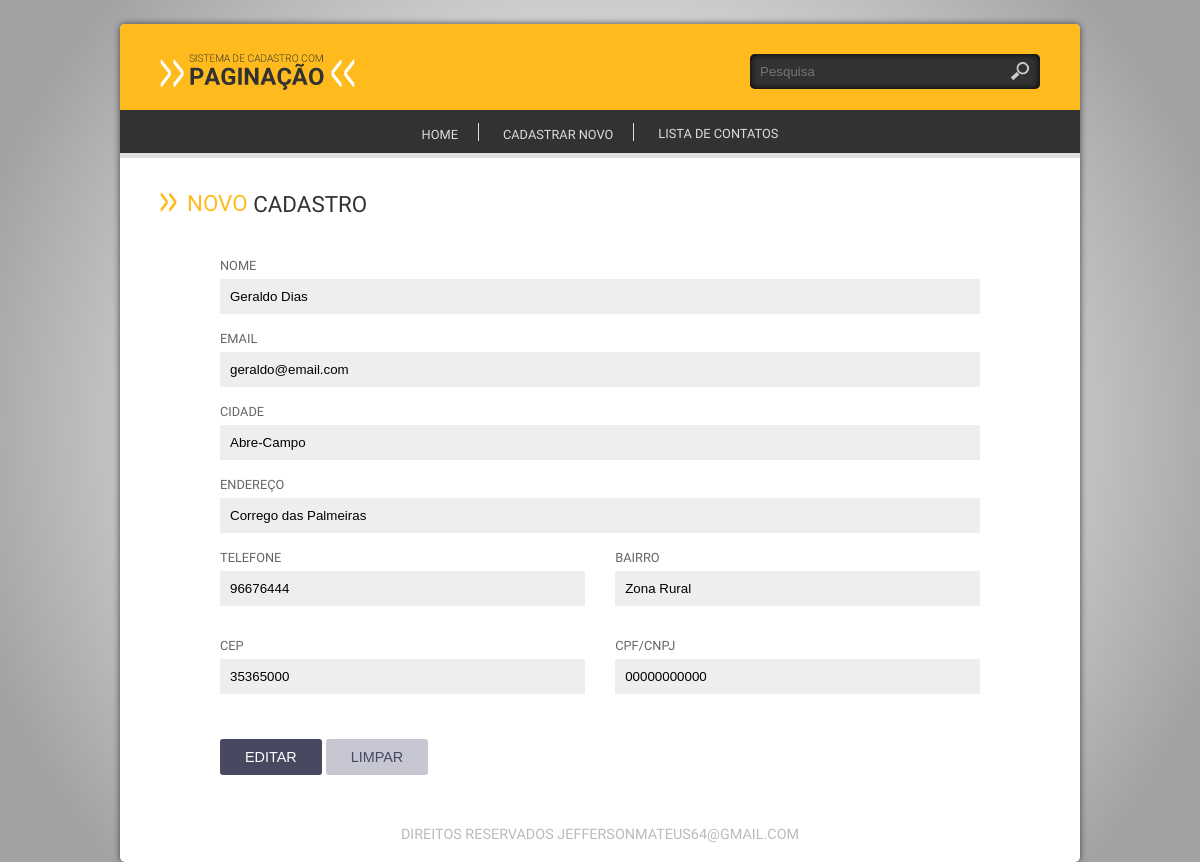
The page /index.php?link=2&acao=Editar&id=1 on the database as committed earlier.
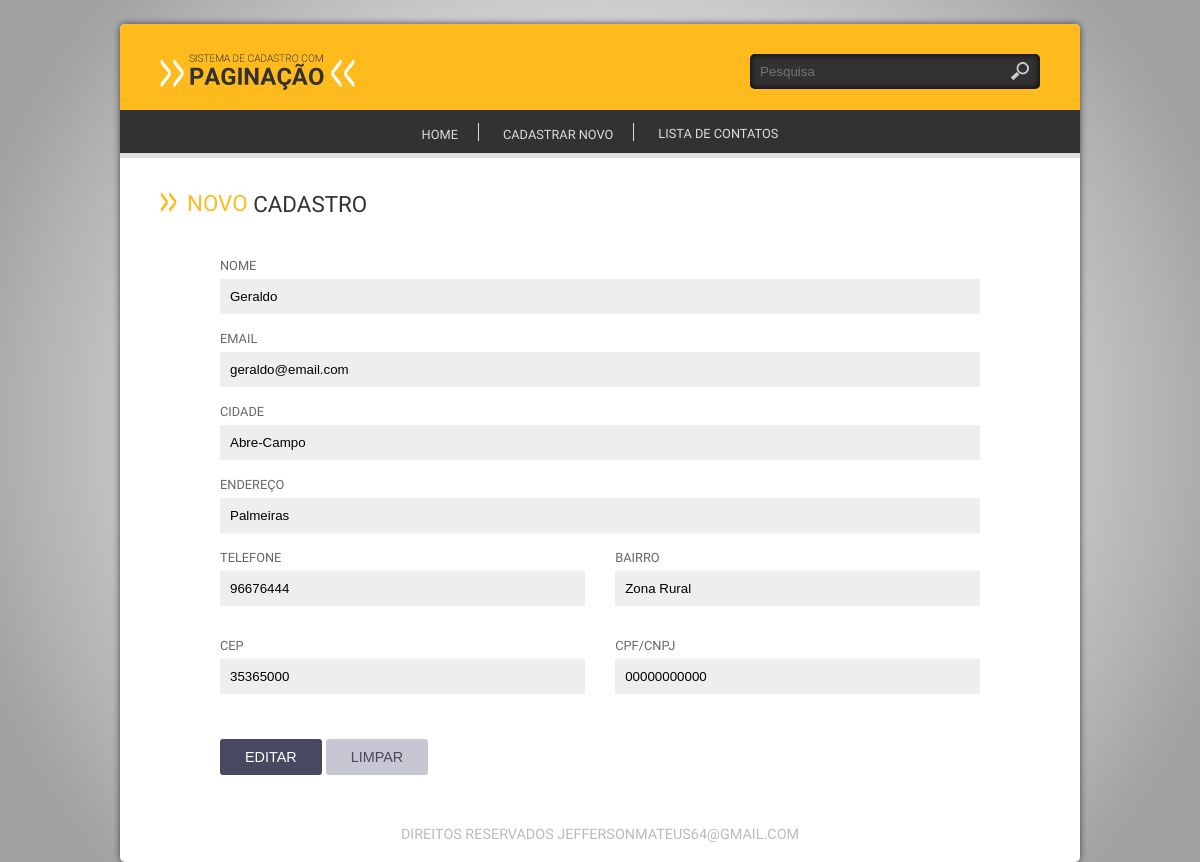
The same page on the database as committed later.
### tables this page shows
CREATE TABLE `cliente` (
  `id_cliente` int(11) NOT NULL,
  `cliente` varchar(2000) NOT NULL,
  `endereco` varchar(150) DEFAULT NULL,
  `bairro` varchar(100) DEFAULT NULL,
  `cidade` varchar(100) DEFAULT NULL,
  `cep` varchar(10) NOT NULL,
  `fone` varchar(15) NOT NULL,
  `email` varchar(150) NOT NULL,
  `cpf` varchar(11) NOT NULL
);

### config/crud.php (called while the page is built, shortened)
<?php
function openConection() {
    $conection = @mysqli_connect(HOST, USER, PASSWORD, DATABASE) or die(mysqli_connect_error());
    mysqli_set_charset($conection, CHARSET);
    return $conection;
}
function runsql($sql) {
    $conection = openConection();
    $qry = @mysqli_query($conection, $sql) or die(mysqli_erro($conection));
    return $qry;
}
function queryData($tabela, $condicao = NULL, $campos = "*") {
    $sql = "SELECT {$campos} FROM {$tabela} {$condicao}";
    $qry = runsql($sql);
    if (!mysqli_num_rows($qry)) {
        return FALSE;
    } else {
        while ($linha = @mysqli_fetch_array($qry)) {
            $dados[] = $linha;
        }
        return $dados;
    }
}

### frm/frm_cliente.php (the view, shortened to what this page needs)
<?php
$acao = isset($_GET["acao"]) ? $_GET["acao"] : "Cadastrar";
$id = isset($_GET["id"]) ? $_GET["id"] : NULL;
if ($id) {
    $cliente = queryData("`cliente` WHERE `id_cliente` = $id");
}
$nome        = isset($cliente[0]["cliente"]) ? $cliente[0]["cliente"] : NULL;
$email       = isset($cliente[0]["email"]) ? $cliente[0]["email"] : NULL;
$endereco    = isset($cliente[0]["endereco"]) ? $cliente[0]["endereco"] : NULL;
$fone        = isset($cliente[0]["fone"]) ? $cliente[0]["fone"] : NULL;
$bairro      = isset($cliente[0]["bairro"]) ? $cliente[0]["bairro"] : NULL;
$cep         = isset($cliente[0]["cep"]) ? $cliente[0]["cep"] : NULL;
$cpf         = isset($cliente[0]["cpf"]) ? $cliente[0]["cpf"] : NULL;
$cidade      = isset($cliente[0]["cidade"])?$cliente[0]["cidade"]: NULL ;
?>
<div class="base-home">
    <h1 class="titulo"><span class="cor">Novo</span> cadastro</h1>
    <div class="base-formulario">
        <form action="op/op_cliente.php" method="POST">
            <label>Nome</label>
            <input name="txt_cliente" value="<?php echo $nome; ?>" type="text" placeholder="Insira um nome">
            <label>Email</label>
            <input name="txt_email" value="<?php echo $email ; ?>" type="text" placeholder="Insira um email">
            <label>Cidade</label>
            <input name="txt_cidade" value="<?php echo $cidade ; ?>" type="text" placeholder="Insira o nome da sua cidade">
            <label>Endereço</label>
            <input name="txt_endereco" value="<?php echo $endereco ; ?>" type="text" placeholder="Insira seu endereço">
            <div class="col">
                <label>Telefone</label>
                <input name="txt_fone" value="<?php echo $fone ; ?>" type="text" placeholder="Insira seu telefone">
            </div>
            <div class="col">
                <label>Bairro</label>
                <input name="txt_bairro" value="<?php echo $bairro ; ?>" type="text" placeholder="Insira seu bairro">
            </div>
            <div class="col">
                <label>CEP</label>
                <input name="txt_cep" value="<?php echo $cep ; ?>" type="text" placeholder="Insira seu CEP">
            </div>
            <div class="col">
                <label>CPF/CNPJ</label>
                <input name="txt_cpf" value="<?php echo $cpf ; ?>" type="text" placeholder="Insira seu CPF">
            </div>
            <input type="submit" value="<?php echo $acao ?>" class="btn">
            <input type="reset" name="Reset" id="button" value="Limpar" class="btn limpar">
        </form>
    </div>
</div>

Rows that differ between the two databases and show on the page:
changed cliente "geraldo@email.com": txt_cliente "Geraldo Dias" → "Geraldo"; txt_endereco "Corrego das Palmeiras" → "Palmeiras"
